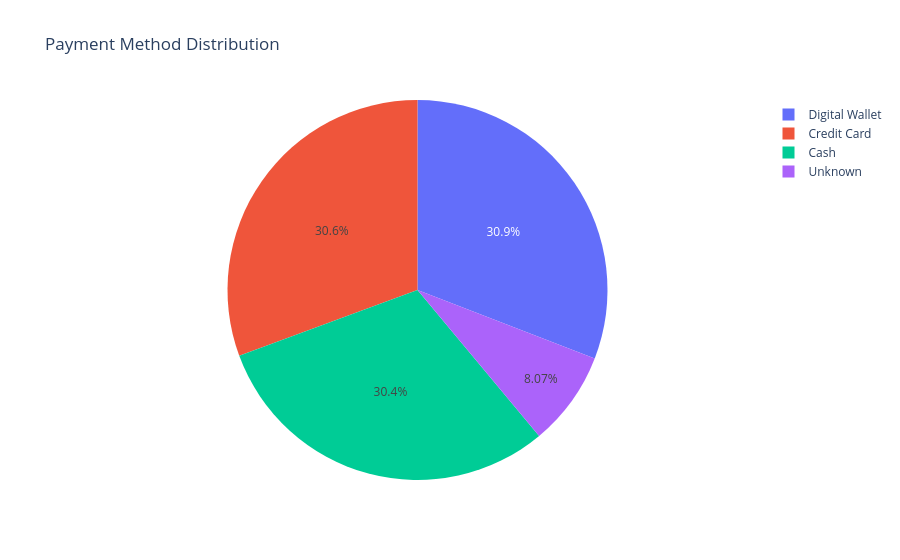

Notebook source saved alongside this figure:
### Code cell
payment_df = payment_counts.reset_index()
payment_df.columns = ["Payment Method", "Count"]

fig = px.pie(
    payment_df,
    names="Payment Method",
    values="Count",
    title="Payment Method Distribution",
)

fig.show()

### Figure 1 — Plotly figure (JSON) as saved in the notebook; plotly's stock layout.template omitted (floating-point values rounded to 4 significant figures)
{"data": [{"domain": {"x": [0, 1], "y": [0, 1]}, "hovertemplate": "Payment Method=%{label}<br>Count=%{value}<extra></extra>", "labels": ["Digital Wallet", "Credit Card", "Cash", "Unknown"], "legendgroup": "", "name": "", "showlegend": true, "type": "pie", "values": [2291, 2273, 2258, 599]}], "layout": {"legend": {"tracegroupgap": 0}, "title": {"text": "Payment Method Distribution"}}}
